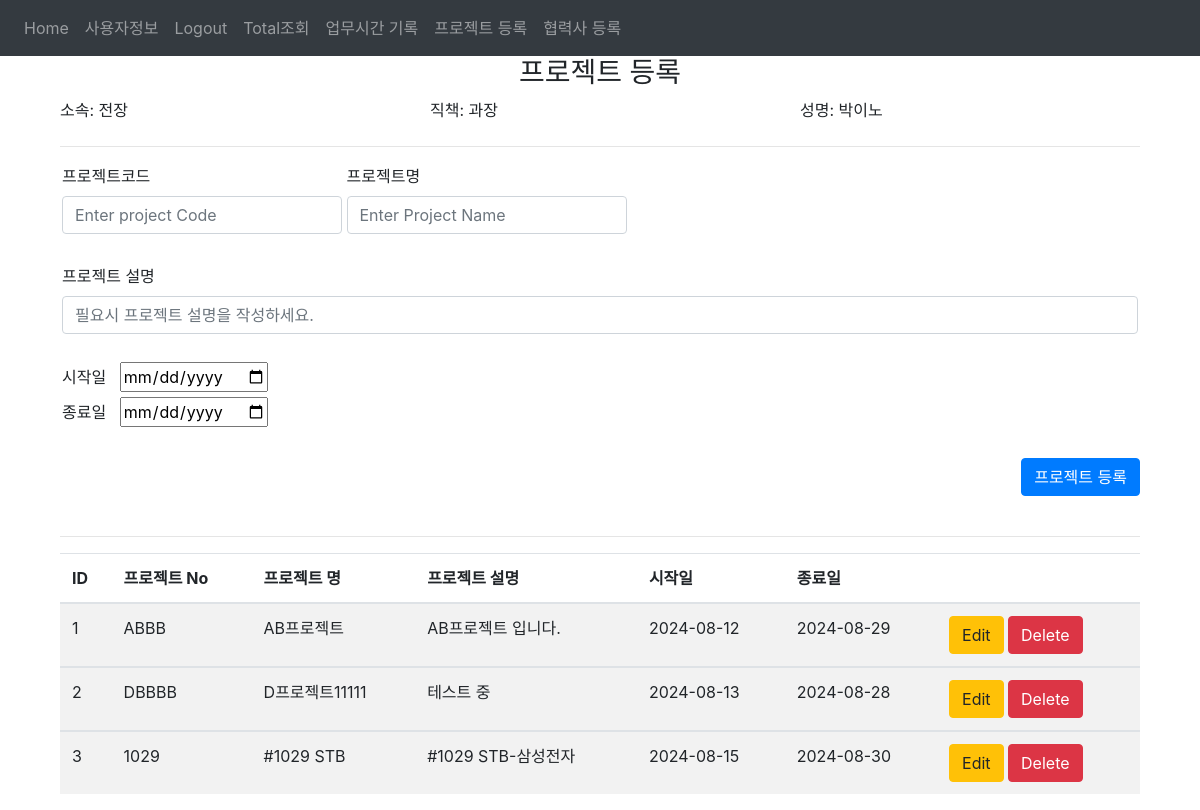
Screenshot of /project_create (signed in) with the database file from the repository.
### website/models.py (models this page shows)
class User(db.Model, UserMixin):                                      #Employee
    id = db.Column(db.Integer, primary_key=True)                      #DB primary_key ID
    email = db.Column(db.String(50), unique=True)                     #이름대신 ID로 사용함
    uname = db.Column(db.String(50),nullable=False)                   #이름
    udepartment = db.Column(db.String(50))                            #소속부서
    uposition = db.Column(db.String(50))                              #직책
    password = db.Column(db.String(50))                               #패스워드
    authority = db.Column(db.String(10))                              #권한관리 : 1 슈퍼 관리자, 2 관리자, 3 일반 사용자
    notes = db.relationship('Note')                                   #외래키 연동
    projects = db.relationship('Project')
    working_hours = db.relationship('Working_hour')

class Project(db.Model):                                              #새 프로젝트를 생성한다.(관리자) 1번
    pid = db.Column(db.Integer, primary_key=True)                     #DB primary_key ID
    pcode = db.Column(db.String(50), unique=True, nullable=False)     #프로젝트 코드
    pname = db.Column(db.String(100), nullable=False)                 #프로젝트 이름
    startdate = db.Column(db.String(50))                              #시작일자
    enddate = db.Column(db.String(50))                                #종료일자
    pdesc = db.Column(db.String(100))                                 #프로젝트 설명
    date = db.Column(db.DateTime(timezone=True), default=func.now())  #등록일자 timestamp
    user_id = db.Column(db.Integer, db.ForeignKey('user.id'))         #외래키 연동

### website/views.py (the view, shortened to what this page needs)
@views.route('/project_create', methods=['GET', 'POST'])
@login_required
def project_create():
    today = date.today()
    all_data = db.session.query(
        Project.pid,
        Project.pcode,
        Project.pname,
        Project.startdate,
        Project.enddate,
        Project.pdesc,
    func.strftime('%y-%m-%d', Project.date).label('date')).filter(Project.enddate >= today).all()
    return render_template("projectcreate.html",all_data=all_data, user=current_user)

### website/__init__.py (called while the page is built)
def create_app():
    app.config['SECRET_KEY'] = 'hjshjhdjah kjshkjdhjs'
    app.config['SQLALCHEMY_DATABASE_URI'] = f'sqlite:///{DB_NAME}'
    db.init_app(app)
    from .views import views
    from .auth import auth
    app.register_blueprint(views, url_prefix='/')
    app.register_blueprint(auth, url_prefix='/')
    from .models import User
    with app.app_context():
        db.create_all()
    login_manager = LoginManager()
    login_manager.login_view = 'auth.login'
    login_manager.init_app(app)
    @login_manager.user_loader
    def load_user(id):
        return User.query.get(int(id))
    return app

### website/templates/projectcreate.html (shortened to what this page needs)
{% extends "base.html" %}
{% block content %}
<div class="container">
  <div class="table-wrapper">
    <form method="POST">
      <h3 align="center">프로젝트 등록</h3>
        <div class="row">
          <div class="col">
            <label for="userDepartmet">소속: {{user.udepartment}}</label>
          </div>
          <div class="col">
            <label for="userPosition">직책: {{user.uposition}}</label>
          </div>
          <div class="col">
            <label for="userName">성명: {{user.uname}}</label>
          </div>
        </div>
      <hr>
      <div class="parent">
        <div class="child">
          <label for="projCode">프로젝트코드</label>
          <input
            type="text"
            class="form-control"
            id="projCode"
            name="projCode"
            placeholder="Enter project Code"
          />
        </div>
        <div class="child">
          <label for="projName">프로젝트명</label>
          <input
            type="text"
            class="form-control"
            id="projName"
            name="projName"
            placeholder="Enter Project Name"
          />
        </div>
        <div>
          <label for="description">프로젝트 설명</label>
          <input
            type="text"
            class="form-control"
            id="pdesc"
            name="pdesc"
            placeholder="필요시 프로젝트 설명을 작성하세요."
          />
        </div>
      </div>
      <br>
      <div class="parent">
        <div class="child1">
        <label for="startDate">시작일&nbsp;&nbsp;</label>
        <input type="date" id="startDate" name="startDate" data-date-format="yymmdd">
        </div>
        <div class="child1">
        <label for="endDate">종료일&nbsp;&nbsp;</label>
        <input type="date" id="endDate" name="endDate" data-date-format="yymmdd">
        </div>
      </div>
      <br>
      <div align="right">
        <button type="submit" class="btn btn-primary">프로젝트 등록</button>
      </div>
    </form>
    <br><hr>
    <table class="table table-hover table-striped table-responsive-sm" id="table1">
      <thead>
          <tr>
          <th>ID</th>
          <th>프로젝트 No</th>
          <th>프로젝트 명</th>
          <th>프로젝트 설명</th>
          <th>시작일</th>
          <th>종료일</th>
          <th></th>
          </tr>
      </thead>
      {% for row in all_data %}
      <tbody>
        <tr>
          <td>{{row.pid}}</td>
          <td>{{row.pcode}}</td>
          <td>{{row.pname}}</td>
          <td>{{row.pdesc}}</td>
          <td>{{row.startdate}}</td>
          <td>{{row.enddate}}</td>
          <td>
            <a href="/views.project_update/{{row.pid}}" class="btn btn-warning btn-xs" data-toggle="modal" data-target="#modaledit{{row.pid}}">Edit</a>
            <a href="/project_delete/{{row.pid}}" class="btn btn-danger btn-xs" onclick="return confirm('이 데이터를 삭제하시겠습니까?')">Delete</a>
          </td>
        </tr>
      </tbody>
      {% endfor %}
  </div>
</div>
  {% endblock %}

### website/templates/base.html (style rules this page uses)
.parent { margin: 1px; padding: 1px; text-align: left; }
.child { display: inline-block; width: 280px; height: 100px; }
.table-wrapper { overflow-x: auto; }

### rows the page displays
User: udepartment "전장", uposition "과장", uname "박이노"
Project: pid "1", pcode "ABBB", pname "AB프로젝트", pdesc "AB프로젝트 입니다.", startdate "2024-08-12", enddate "2024-08-29"
Project: pid "2", pcode "DBBBB", pname "D프로젝트11111", pdesc "테스트 중", startdate "2024-08-13", enddate "2024-08-28"
Project: pid "3", pcode "1029", pname "#1029 STB", pdesc "#1029 STB-삼성전자", startdate "2024-08-15", enddate "2024-08-30"
